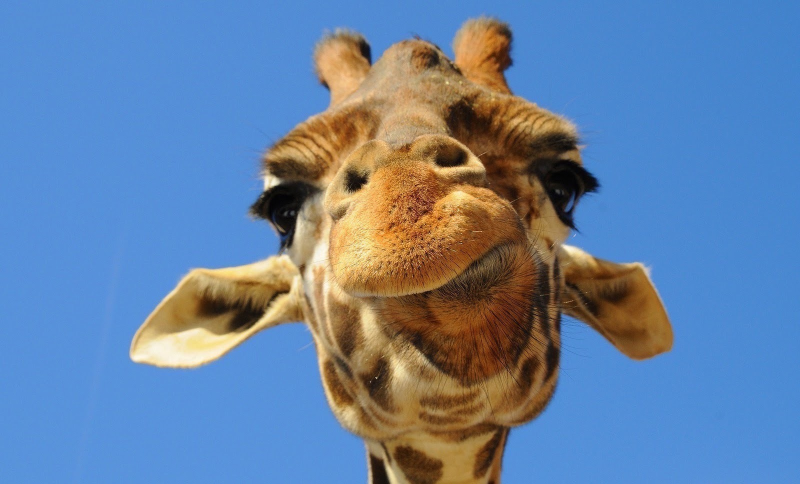
#> input picture test-image.jpeg, 1600 x 968 px (shown at 1/2 size)
$ python initial.py test-image.jpeg
#> lines starting #> are read from the running program, lines starting #| are printed output that depends on the picture
### make_templates.py
from PIL import Image, ImageOps
import sys
from os import listdir
from os.path import isfile, join, splitext, basename
from utilities import *

def collectTemplateFileName(folderPath):
    names = []
    for name in listdir(folderPath):
        if isfile(join(folderPath, name)) and splitext(name)[1].lower() in VALID_IMAGE_EXTENSIONS:
            names.append(join(folderPath, name))
    return names

# [81 lines left out: functions transformTemplate, main, not called in this run]


# [2 lines that do not run on import are left out]

### initial.py
from PIL import Image, ImageOps
import sys
from os import listdir
from os.path import isfile, join, splitext, basename
import time
from make_templates import collectTemplateFileName, transformTemplate

# CONSTANTS
PIXELATED_SIZE = 300 # number of pixels in conterted image (lowest of height/width)
TEMPLATE_SIDE = 20
VALID_IMAGE_EXTENSIONS = [".jpeg", ".jpg", ".png"]
BLACK_AND_WHITE = True
IMAGES_FOLDER_PATH = "/Users/Charles/Downloads/images"
TEMPLATES_FOLDER_PATH = "/Users/Charles/Downloads/templates"
IMPORT_PREMADE_TEMPLATES = True

# [48 lines left out: functions findMainColor, findClosestValue, not called in this run]


def main():
    if(len(sys.argv) != 2):
        print("Error: Incorrect number of arguments. Usage: python initial.py <path to image>")
        sys.exit(1)

    imagePath = sys.argv[1]

    print("Importing picture to mosaicfy...")

    # Open image in pillow
    img = Image.open(imagePath)
#> img is the input picture: PIL image 1600x968 RGB; mean R, G, B 102.7, 129.6, 163.5
    img = ImageOps.exif_transpose(img)
    img = img.convert('L') if BLACK_AND_WHITE else img.convert('RGB')
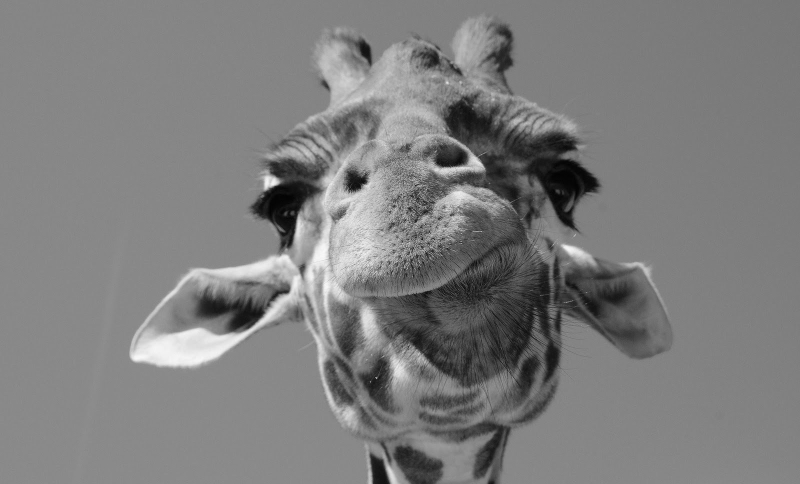
#> img: PIL image 1600x968 L (shown at 1/2 size); min 1, max 251, mean 125.4
    width, height = img.size
#> width = 1600; height = 968
    # print(width, height)
    # img.show()

    # Pixelate image
    IMAGE_WIDTH = PIXELATED_SIZE * height // width
#> IMAGE_WIDTH = 181
    IMAGE_HEIGHT = PIXELATED_SIZE
    if height > width:
        IMAGE_WIDTH = PIXELATED_SIZE
        IMAGE_HEIGHT = PIXELATED_SIZE * width // height

    imgPixelated = img.resize((IMAGE_HEIGHT,IMAGE_WIDTH), resample=Image.Resampling.BILINEAR)
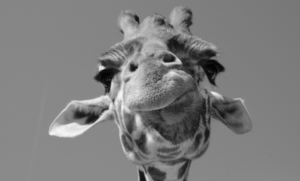
#> imgPixelated: PIL image 300x181 L; min 3, max 245, mean 125.4
    imgPixelatedShow = imgPixelated.resize(img.size, Image.Resampling.NEAREST) # scale it back (for showing)
    # imgPixelatedShow.show()

    print("Done!")
    print("Making templates from pictures...")

    # Generate templates
    templates = []
    if IMPORT_PREMADE_TEMPLATES:
        templatesPath = collectTemplateFileName(TEMPLATES_FOLDER_PATH)
        for path in templatesPath:
            templates.append(Image.open(path).convert('L') if BLACK_AND_WHITE else Image.open(path).convert('RGB'))
    else:
        templatesPath = collectTemplateFileName(IMAGES_FOLDER_PATH)
        for path in templatesPath:
            templates.append(transformTemplate(path))

    print("Imported all templates!")

    # Get average pixel value for each template
    averages = []
    for template in templates:
        averages.append(findMainColor(template))

    print("Done!")
    print("Making final pictures from templates...")

    # Collate final image based on closest pixel value
    FINAL_IMAGE_WIDTH = IMAGE_WIDTH * TEMPLATE_SIDE
    FINAL_IMAGE_HEIGHT = IMAGE_HEIGHT * TEMPLATE_SIDE
    new_image = Image.new('RGB',(FINAL_IMAGE_HEIGHT, FINAL_IMAGE_WIDTH))
    for i in range(IMAGE_HEIGHT):
        for j in range(IMAGE_WIDTH):
            index = findClosestValue(imgPixelated.getpixel((i,j)), averages)

            new_image.paste(templates[index],(i*TEMPLATE_SIDE,j*TEMPLATE_SIDE))

    print("Done!")
    print("Now showing and saving image")
    new_image.save(splitext(basename(imagePath))[0]+"-mosaic.jpeg")
    # new_image.show()

if __name__ == "__main__":
#> (the run stopped early here; a loop or call above may not have finished)
